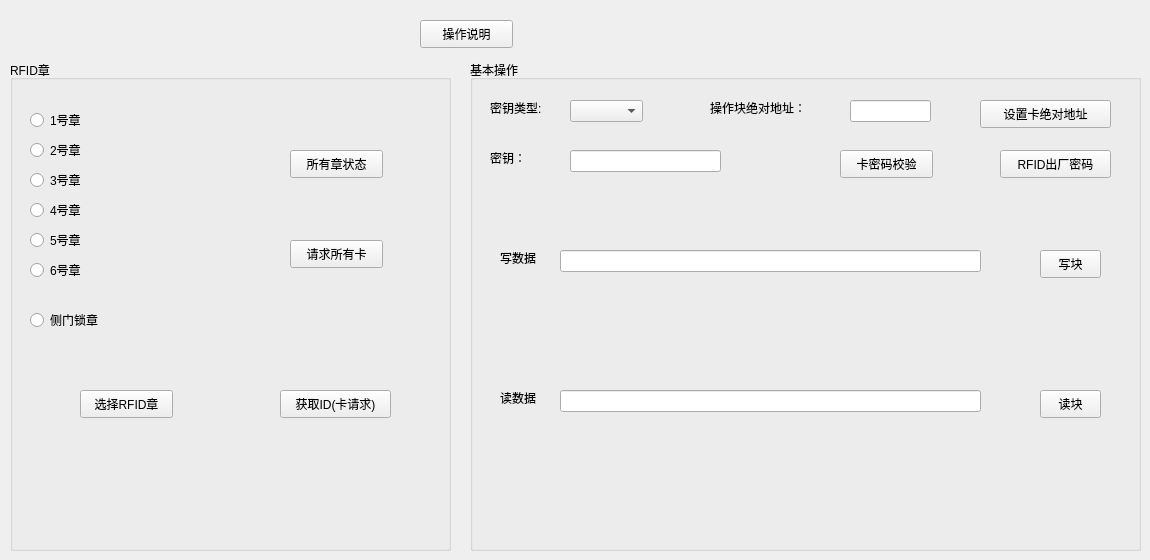
    <widget class="QWidget" name="tab_2">
     <attribute name="title">
      <string>RFID操作</string>
     </attribute>
     <widget class="QGroupBox" name="groupBox_6">
      <property name="geometry">
       <rect>
        <x>470</x>
        <y>60</y>
        <width>671</width>
        <height>491</height>
       </rect>
      </property>
      <property name="title">
       <string>基本操作</string>
      </property>
      <widget class="QLabel" name="label_40">
       <property name="geometry">
        <rect>
         <x>20</x>
         <y>40</y>
         <width>81</width>
         <height>16</height>
        </rect>
       </property>
       <property name="text">
        <string>密钥类型:</string>
       </property>
      </widget>
      <widget class="QComboBox" name="combo_key_type_">
       <property name="geometry">
        <rect>
         <x>100</x>
         <y>40</y>
         <width>73</width>
         <height>22</height>
        </rect>
       </property>
      </widget>
      <widget class="QLabel" name="label_41">
       <property name="geometry">
        <rect>
         <x>20</x>
         <y>90</y>
         <width>55</width>
         <height>16</height>
        </rect>
       </property>
       <property name="text">
        <string>密钥：</string>
       </property>
      </widget>
      <widget class="QLineEdit" name="line_key_">
       <property name="geometry">
        <rect>
         <x>100</x>
         <y>90</y>
         <width>151</width>
         <height>22</height>
        </rect>
       </property>
      </widget>
      <widget class="QPushButton" name="pb_key_verify_">
       <property name="geometry">
        <rect>
         <x>370</x>
         <y>90</y>
         <width>93</width>
         <height>28</height>
        </rect>
       </property>
       <property name="text">
        <string>卡密码校验</string>
       </property>
      </widget>
      <widget class="QPushButton" name="pb_rfid_code_">
       <property name="geometry">
        <rect>
         <x>530</x>
         <y>90</y>
         <width>111</width>
         <height>28</height>
        </rect>
       </property>
       <property name="text">
        <string>RFID出厂密码</string>
       </property>
      </widget>
      <widget class="QLabel" name="label_42">
       <property name="geometry">
        <rect>
         <x>240</x>
         <y>40</y>
         <width>121</width>
         <height>16</height>
        </rect>
       </property>
       <property name="text">
        <string>操作块绝对地址：</string>
       </property>
      </widget>
      <widget class="QPushButton" name="pb_set_block_addr_">
       <property name="geometry">
        <rect>
         <x>510</x>
         <y>40</y>
         <width>131</width>
         <height>28</height>
        </rect>
       </property>
       <property name="text">
        <string>设置卡绝对地址</string>
       </property>
      </widget>
      <widget class="QLabel" name="label_43">
       <property name="geometry">
        <rect>
         <x>30</x>
         <y>190</y>
         <width>55</width>
         <height>16</height>
        </rect>
       </property>
       <property name="text">
        <string>写数据</string>
       </property>
      </widget>
      <widget class="QLineEdit" name="le_write_block_data_">
       <property name="geometry">
        <rect>
         <x>90</x>
         <y>190</y>
         <width>421</width>
         <height>22</height>
        </rect>
       </property>
      </widget>
      <widget class="QPushButton" name="pb_write_block_">
       <property name="geometry">
        <rect>
         <x>570</x>
         <y>190</y>
         <width>61</width>
         <height>28</height>
        </rect>
       </property>
       <property name="text">
        <string>写块</string>
       </property>
      </widget>
      <widget class="QLineEdit" name="le_block_add_">
       <property name="geometry">
        <rect>
         <x>380</x>
         <y>40</y>
         <width>81</width>
         <height>22</height>
        </rect>
       </property>
      </widget>
      <widget class="QPushButton" name="pb_read_block_">
       <property name="geometry">
        <rect>
         <x>570</x>
         <y>330</y>
         <width>61</width>
         <height>28</height>
        </rect>
       </property>
       <property name="text">
        <string>读块</string>
       </property>
      </widget>
      <widget class="QLabel" name="label_44">
       <property name="geometry">
        <rect>
         <x>30</x>
         <y>330</y>
         <width>55</width>
         <height>16</height>
        </rect>
       </property>
       <property name="text">
        <string>读数据</string>
       </property>
      </widget>
      <widget class="QLineEdit" name="le_read_block_data_">
       <property name="geometry">
        <rect>
         <x>90</x>
         <y>330</y>
         <width>421</width>
         <height>22</height>
        </rect>
       </property>
      </widget>
     </widget>
     <widget class="QGroupBox" name="groupBox_7">
      <property name="geometry">
       <rect>
        <x>10</x>
        <y>60</y>
        <width>441</width>
        <height>491</height>
       </rect>
      </property>
      <property name="title">
       <string>RFID章</string>
      </property>
      <widget class="QRadioButton" name="rb_stamper3_">
       <property name="geometry">
        <rect>
         <x>20</x>
         <y>110</y>
         <width>61</width>
         <height>20</height>
        </rect>
       </property>
       <property name="text">
        <string>3号章</string>
       </property>
      </widget>
      <widget class="QRadioButton" name="rb_stamper6_">
       <property name="geometry">
        <rect>
         <x>20</x>
         <y>200</y>
         <width>71</width>
         <height>20</height>
        </rect>
       </property>
       <property name="text">
        <string>6号章</string>
       </property>
      </widget>
      <widget class="QRadioButton" name="rb_stamper4_">
       <property name="geometry">
        <rect>
         <x>20</x>
         <y>140</y>
         <width>71</width>
         <height>20</height>
        </rect>
       </property>
       <property name="text">
        <string>4号章</string>
       </property>
      </widget>
      <widget class="QRadioButton" name="rb_stamper5_">
       <property name="geometry">
        <rect>
         <x>20</x>
         <y>170</y>
         <width>61</width>
         <height>20</height>
        </rect>
       </property>
       <property name="text">
        <string>5号章</string>
       </property>
      </widget>
      <widget class="QRadioButton" name="rb_stamper2_">
       <property name="geometry">
        <rect>
         <x>20</x>
         <y>80</y>
         <width>61</width>
         <height>20</height>
        </rect>
       </property>
       <property name="text">
        <string>2号章</string>
       </property>
      </widget>
      <widget class="QRadioButton" name="rb_stamper1_">
       <property name="geometry">
        <rect>
         <x>20</x>
         <y>50</y>
         <width>71</width>
         <height>20</height>
        </rect>
       </property>
       <property name="text">
        <string>1号章</string>
       </property>
      </widget>
      <widget class="QRadioButton" name="rb_side_door_">
       <property name="geometry">
        <rect>
         <x>20</x>
         <y>250</y>
         <width>101</width>
         <height>20</height>
        </rect>
       </property>
       <property name="text">
        <string>侧门锁章</string>
       </property>
      </widget>
      <widget class="QPushButton" name="pb_all_stampers_">
       <property name="geometry">
        <rect>
         <x>280</x>
         <y>90</y>
         <width>93</width>
         <height>28</height>
        </rect>
       </property>
       <property name="text">
        <string>所有章状态</string>
       </property>
      </widget>
      <widget class="QPushButton" name="pb_request_all_card_">
       <property name="geometry">
        <rect>
         <x>280</x>
         <y>180</y>
         <width>93</width>
         <height>28</height>
        </rect>
       </property>
       <property name="text">
        <string>请求所有卡</string>
       </property>
      </widget>
      <widget class="QPushButton" name="pb_get_rfid_">
       <property name="geometry">
        <rect>
         <x>270</x>
         <y>330</y>
         <width>111</width>
         <height>28</height>
        </rect>
       </property>
       <property name="text">
        <string>获取ID(卡请求)</string>
       </property>
      </widget>
      <widget class="QPushButton" name="pb_select_stamper_">
       <property name="geometry">
        <rect>
         <x>70</x>
         <y>330</y>
         <width>93</width>
         <height>28</height>
        </rect>
       </property>
       <property name="text">
        <string>选择RFID章</string>
       </property>
      </widget>
     </widget>
     <widget class="QPushButton" name="pb_rfid_tutorial_">
      <property name="geometry">
       <rect>
        <x>420</x>
        <y>20</y>
        <width>93</width>
        <height>28</height>
       </rect>
      </property>
      <property name="text">
       <string>操作说明</string>
      </property>
     </widget>
    </widget>
